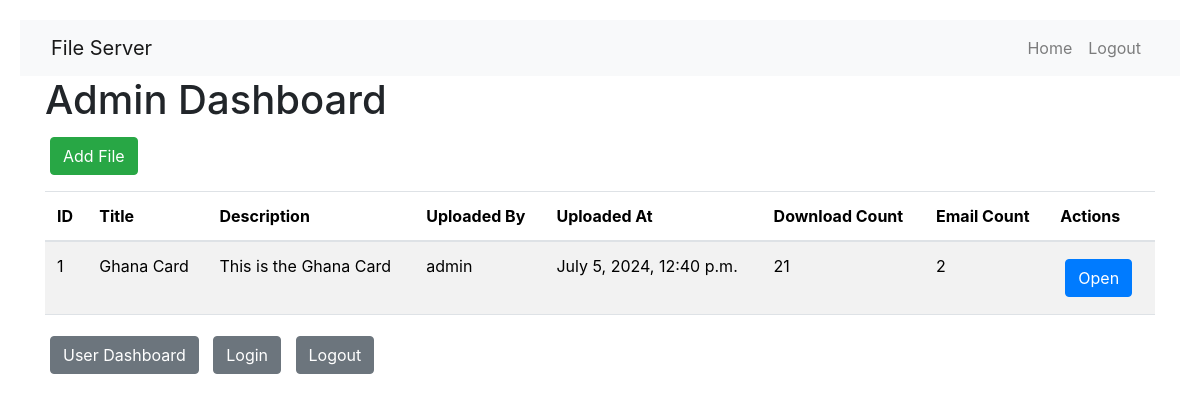
The page /admin-dashboard/ (signed in) on the database as committed earlier.
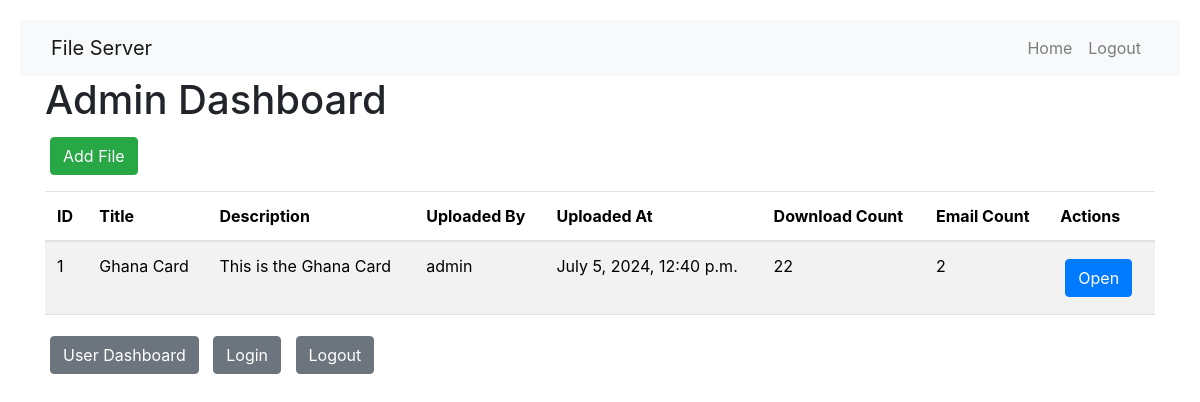
The same page on the database as committed later.
### backend/models.py (models this page shows, shortened)
class Document(models.Model):
    title = models.CharField(max_length=100)
    description = models.TextField()
    file = models.FileField(upload_to="uploads/")
    uploaded_at = models.DateTimeField(auto_now_add=True)
    uploaded_by = models.ForeignKey(settings.AUTH_USER_MODEL, on_delete=models.CASCADE)
    download_count = models.PositiveIntegerField(default=0)
    email_count = models.PositiveIntegerField(default=0)

class CustomUser(AbstractUser):
    email = models.EmailField(unique=True)

### backend/views.py (the view)
# urls.py: path("admin-dashboard/", admin_dashboard, name="admin_dashboard"),
@login_required(login_url="login")
def admin_dashboard(request):
    if not request.user.is_superuser:
        return redirect("userDashboard")
    documents = Document.objects.all()
    download_logs = DownloadLog.objects.all()
    email_logs = EmailLog.objects.all()
    return render(
        request,
        "adminDashboard.html",
        {
            "documents": documents,
            "download_logs": download_logs,
            "email_logs": email_logs,
        },
    )

### backend/templates/adminDashboard.html (shortened to what this page needs)
{% extends 'base.html' %}
{% block content %}
<h1>Admin Dashboard</h1>
<a href="{% url 'add_file' %}" class="btn btn-success mb-3">Add File</a>
<table class="table table-striped">
    <thead>
        <tr>
            <th>ID</th>
            <th>Title</th>
            <th>Description</th>
            <th>Uploaded By</th>
            <th>Uploaded At</th>
            <th>Download Count</th>
            <th>Email Count</th>
            <th>Actions</th>
        </tr>
    </thead>
    <tbody>
        {% for document in documents %}
        <tr>
            <td>{{ document.id }}</td>
            <td>{{ document.title }}</td>
            <td>{{ document.description }}</td>
            <td>{{ document.uploaded_by.username }}</td>
            <td>{{ document.uploaded_at }}</td>
            <td>{{ document.download_count }}</td>
            <td>{{ document.email_count }}</td>
            <td>
                <button type="button" class="btn btn-primary" data-toggle="modal"
                    data-target="#fileModal{{ document.id }}">
                    Open
                </button>
            </td>
        </tr>
        {% endfor %}
    </tbody>
</table>
<div class="mb-3">
    <a href="{% url 'userDashboard' %}" class="btn btn-secondary">User Dashboard</a>
    <a href="{% url 'login' %}" class="btn btn-secondary">Login</a>
    <a href="{% url 'logout' %}" class="btn btn-secondary">Logout</a>
</div>
{% endblock %}

Rows that differ between the two databases and show on the page:
changed Document "Ghana Card": download_count "21" → "22"
